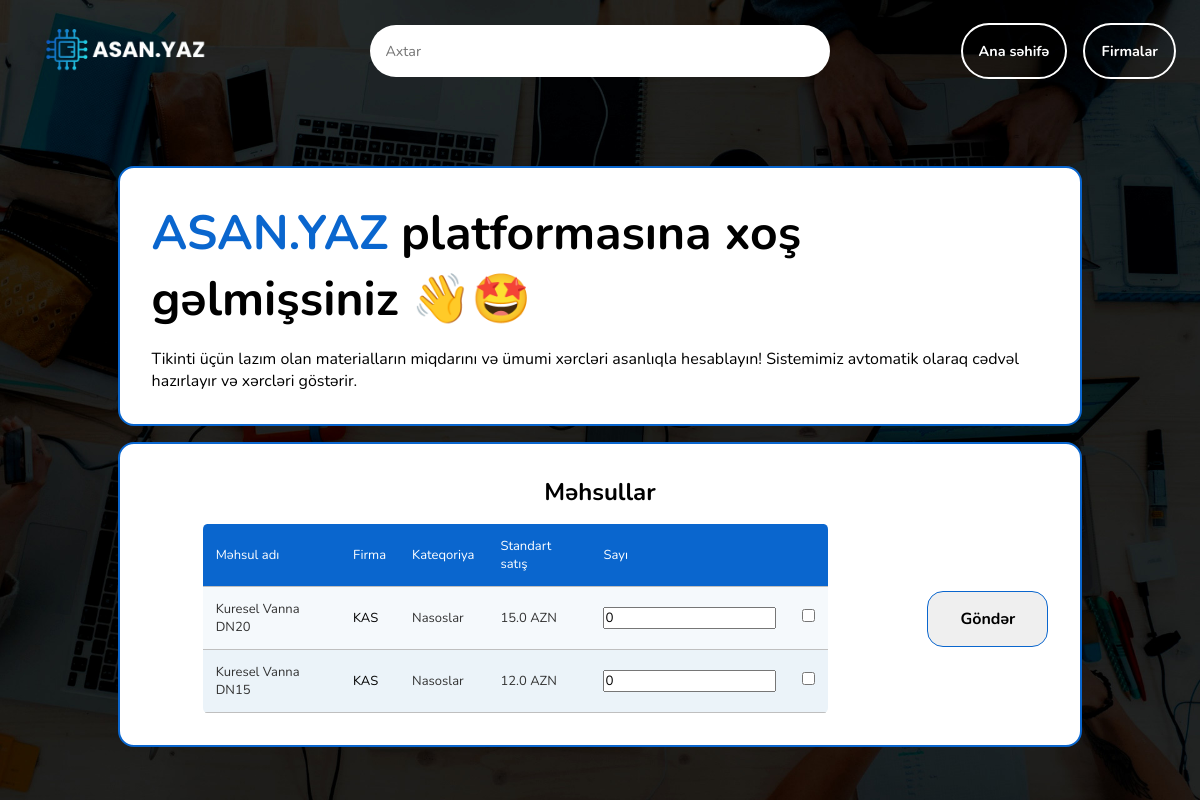
Before: / with the older database file.
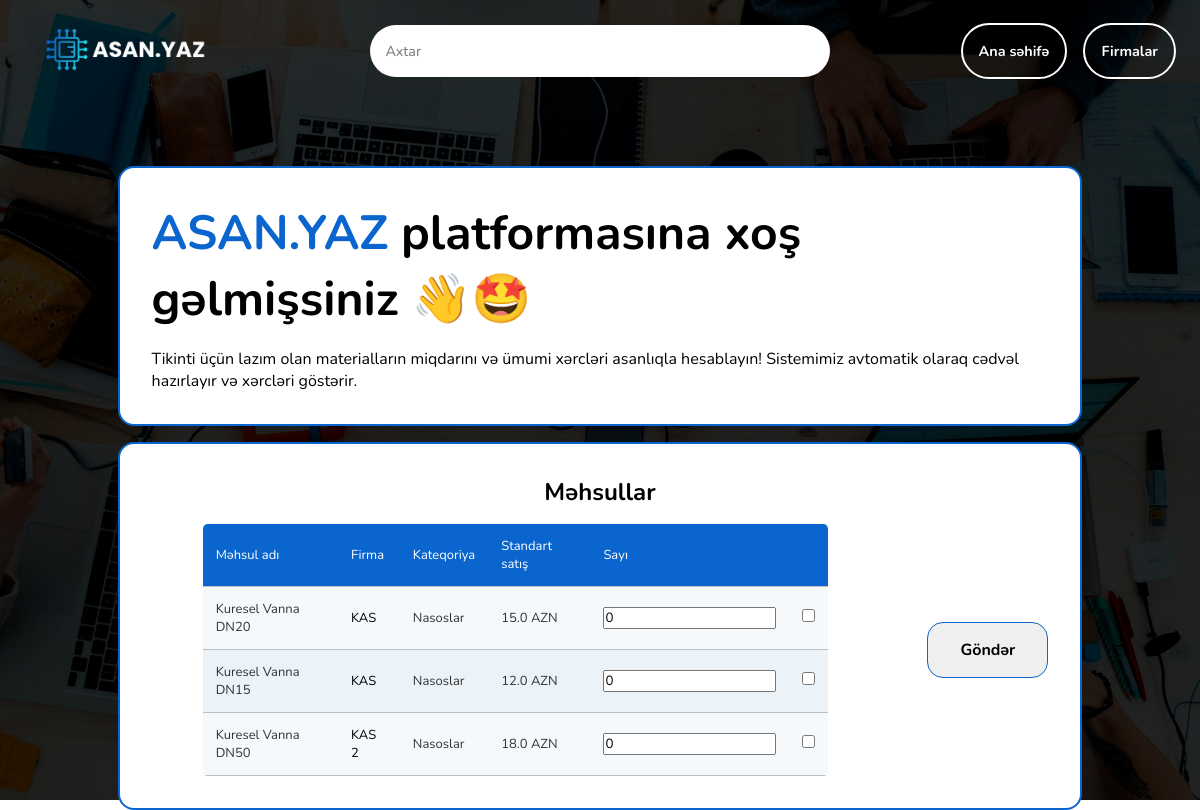
After: the same page with the newer database file.
### asan/models.py (models this page shows, shortened)
class Mehsullar(models.Model):
  mehsul_adi = models.CharField(max_length=200)
  firma = models.ForeignKey(Firmalar, on_delete=models.CASCADE)
  magaza = models.CharField(max_length=100)
  kategoriya = models.ManyToManyField(Kategoriya)
  standart_satis = models.FloatField()
  top_alis = models.FloatField()
  satis = models.FloatField()
  class Meta:
    verbose_name_plural = 'Mehsullar'

class Firmalar(models.Model):
  firma_adi = models.CharField(max_length=100)
  haqqinda = models.TextField(blank=True)
  magaza = models.ForeignKey(Magazalar, on_delete=models.SET_NULL, null=True)
  def __str__(self):
    return f'{self.firma_adi}'
  class Meta:
    verbose_name_plural = 'Firmalar'

class Kategoriya(models.Model):
  kategoriya = models.CharField(max_length=100, blank=True)
  class Meta:
    verbose_name_plural = 'Kategoriyalar'

### asan/views.py (the view)
# urls.py: path('', views.index, name='home'),
def index(request):
  mehsullar = Mehsullar.objects.all()
  kategoriyalar = Kategoriya.objects.all()
  context = {
    'mehsullar': mehsullar,
    'kategoriyalar': kategoriyalar
  }
  return render(request, 'asan/index.html', context=context)

### asan/templates/asan/index.html (shortened to what this page needs)
{% extends "asan/base.html" %}
{% load static %}
{% block css_styles %}
  <link rel="stylesheet" href="{% static "asan/index.css" %}">
{% endblock css_styles %}
{% block content %}
  <div class="outer">
    <div class="container">
      <h1><span>
        ASAN.YAZ
      </span> platformasına xoş gəlmişsiniz 👋🤩</h1>
      <p>Tikinti üçün lazım olan materialların miqdarını və ümumi xərcləri asanlıqla hesablayın! Sistemimiz avtomatik olaraq cədvəl hazırlayır və xərcləri göstərir.</p>
    </div>
    <div class="container">
      <h2>Məhsullar</h2>
      <form action="process/" method="POST">
        <table class="rwd-table">
          <tr>
            <td>Məhsul adı</td>
            <td>Firma</td>
            <td>Kateqoriya</td>
            <td>Standart satış</td>
            <td>Sayı</td>
            <td></td>
          </tr>
          {% for mehsul in mehsullar %}
            <tr>
              <td>{{ mehsul.mehsul_adi }}</td>
              <td><a href="{% url "firma" mehsul.firma %}">{{ mehsul.firma }}</a></td>
              <td>
                {% for kategori in mehsul.kategoriya.all %}
                  {{ kategori.kategoriya }}
                {% endfor %}
              </td>
              <td>{{ mehsul.standart_satis }} AZN</td>
              <td>
                <input type="number" name="counts[]" value="0" min="0" id="count-{{ product.id }}">
              </td>
              <td>
                <input type="checkbox" name="selected_items[]" value="{{ mehsul.id }}">
              </td>
            </tr>
          {% endfor %}
        </table>
        <div>
          <button type="submit" class="button">Göndər</button>
        </div>
      </form>
    </div>
  </div>
{% endblock content %}

### asan/templates/asan/base.html (shortened to what this page needs)
{% load static %}
<!DOCTYPE html>
<html lang="en">
<head>
  <link rel="stylesheet" href="{% static "asan/styles.css" %}">
  {% block css_styles %}{% endblock css_styles %}
</head>
<body>
  <main>
    <header>
        <div class="logo"><a href="{% url "home" %}">
          <img src="{% static "asan/images/asan_yaz.png" %}" alt="Asan.YAZ">
        </a></div>
        <div class="searchbar">
          <input type="search" placeholder="Axtar" name="searc" id="search">
        </div>
        <nav>
          <ul>
            <li><a href="{% url "home" %}">Ana səhifə</a></li>
            <li><a href="{% url "firmalar" %}">Firmalar</a></li>
          </ul>
        </nav>
      </header>
      {% block content %}{% endblock content %}
  </main>
</body>
</html>

### asan/static/asan/styles.css (style rules this page uses)
:root { --main-color: rgb(10, 102, 206); }
* { margin: 0; padding: 0; box-sizing: border-box; font-family: 'Nunito', sans-serif; }
.button { border: 1px solid var(--main-color); border-radius: 1rem; padding: 1rem 2rem; font-size: 1rem; font-weight: bold; transition: 0.5s all; cursor: pointer; }
main { width: auto; height: 100vh; background-image: url('./images/background_header.jpg'); background-size: cover; background-position: center; background-repeat: no-repeat; }
header { display: flex; justify-content: space-between; align-items: center; padding: 0 1.5rem; }
a { color: black; text-decoration: none; }
.logo { width: 30%; display: flex; justify-content: start; }
.logo a img { width: 60%; height: auto; }
.searchbar { width: 40%; }
.searchbar input { width: 100%; padding: 1rem; border: none; border-radius: 2rem; outline: none; font-size: 0.9rem; transition: 0.5s all; }
nav { width: 30%; }
nav ul { list-style: none; display: flex; justify-content: flex-end; gap: 1rem; }
nav ul li a { color: white; border: 2px solid white; border-radius: 2rem; padding: 1rem; font-size: 0.9rem; font-weight: bold; cursor: pointer; transition: 0.5s all; }
.rwd-table { margin: auto; min-width: 300px; max-width: 100%; border-left: 1px solid var(--main-color); border-right: 1px solid var(--main-color); border-collapse: collapse; font-size: small; }
.rwd-table tr:first-child { border-top: none; background: var(--main-color); color: #fff; }
.rwd-table tr { border-top: 1px solid #ddd; border-bottom: 1px solid #ddd; background-color: #f5f9fc; }
.rwd-table tr:nth-child(odd):not(:first-child) { background-color: #ebf3f9; }
.rwd-table td { display: block; }
.rwd-table td:first-child { margin-top: .5em; }
.rwd-table td:last-child { margin-bottom: .5em; }
.rwd-table td:before { content: attr(data-th) ": "; font-weight: bold; width: 120px; display: inline-block; color: #000; }
.rwd-table th, .rwd-table td { text-align: left; }
.rwd-table { color: #333; border-radius: .4em; overflow: hidden; }
.rwd-table tr { border-color: #bfbfbf; }
.rwd-table th, .rwd-table td { padding: .5em 1em; }
@media screen and (min-width: 600px) { .rwd-table td:before { display: none; } }
@media screen and (min-width: 600px) { .rwd-table th, .rwd-table td { display: table-cell; padding: .25em .5em; } }
@media screen and (min-width: 600px) { .rwd-table th:first-child, .rwd-table td:first-child { padding-left: 0; } }
@media screen and (min-width: 600px) { .rwd-table th:last-child, .rwd-table td:last-child { padding-right: 0; } }
@media screen and (min-width: 600px) { .rwd-table th, .rwd-table td { padding: 1em !important; } }

### asan/static/asan/index.css (style rules this page uses)
:root { --main-color: rgb(10, 102, 206); }
form { width: 100%; display: flex; align-items: center; gap: 3rem; }
form div { display: flex; align-items: center; justify-content: flex-end; }
.outer { display: flex; flex-direction: column; gap: 1rem; align-items: center; justify-content: center; margin: 4rem; }
.container { width: 90%; border: 2px solid var(--main-color); border-radius: 1rem; padding: 2rem; display: flex; flex-direction: column; align-items: center; gap: 1rem; background-color: white; }
h1 { font-size: 3rem; }
h1 span { color: var(--main-color); }
span { font-weight: bold; }
table { width: 70%; }

Changed rows visible on the page:
added Mehsullar: mehsul_adi "Kuresel Vanna DN50", firma "KAS 2", standart_satis "18.0", Kategoriya (kategoriya "Nasoslar")
